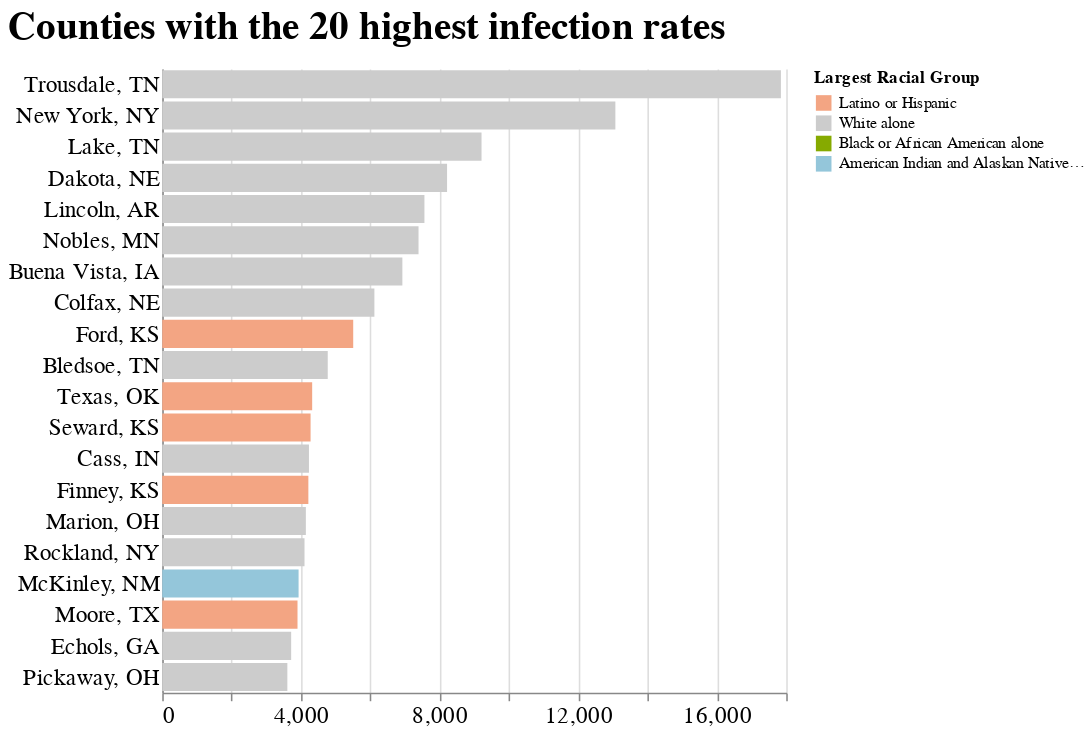

Notebook cell for this chart:
### Code cell
# Dsiplay Infection rate Chart
bar = alt.Chart(
    get_top20_counties_100k(False), 
    title = "Counties with the 20 highest infection rates"
  ).mark_bar().encode(
      x = alt.X('cases_per_100k:Q', title = ''),
      y = alt.Y(
          'county_name:N', sort = '-x',  
          axis = alt.Axis(title = None, ticks = False)), 
      color = alt.Color(
          'largest_racial_group:N', 
          scale = color_scale, 
          legend = alt.Legend(
              title = 'Largest Racial Group'))
  )

(bar).configure_title(font = 'monospace', 
                   anchor = 'start',
                   dy = -10,
                   fontSize = 25 ) \
  .configure_view(stroke = 'transparent') \
  .configure_axis(labelFont = 'monospace', labelFontSize = 15) \
  .properties(width = 400)

### Figure 1 — Vega-Lite specification as saved in the notebook (floating-point values rounded to 4 significant figures)
{"config": {"view": {"continuousWidth": 400, "continuousHeight": 300, "stroke": "transparent"}, "axis": {"labelFont": "monospace", "labelFontSize": 15}, "title": {"anchor": "start", "dy": -10, "font": "monospace", "fontSize": 25}}, "data": {"name": "data-ddb31527c7019eadb890d6ff615fcf9b"}, "mark": "bar", "encoding": {"color": {"type": "nominal", "field": "largest_racial_group", "legend": {"title": "Largest Racial Group"}, "scale": {"domain": ["Latino or Hispanic", "White alone", "Black or African American alone", "American Indian and Alaskan Native alone"], "range": ["#f3a583", "#cccccc", "#86aa00", "#94c6da"]}}, "x": {"type": "quantitative", "field": "cases_per_100k", "title": ""}, "y": {"type": "nominal", "axis": {"ticks": false, "title": null}, "field": "county_name", "sort": "-x"}}, "title": "Counties with the 20 highest infection rates", "width": 400, "$schema": "https://vega.github.io/schema/vega-lite/v4.8.1.json", "datasets": {"data-ddb31527c7019eadb890d6ff615fcf9b": [{"county_name": "Trousdale, TN", "cases_per_100k": 17850.0, "largest_racial_group": "White alone"}, {"county_name": "New York, NY", "cases_per_100k": 13070.0, "largest_racial_group": "White alone"}, {"county_name": "Lake, TN", "cases_per_100k": 9210.0, "largest_racial_group": "White alone"}, {"county_name": "Dakota, NE", "cases_per_100k": 8216.0, "largest_racial_group": "White alone"}, {"county_name": "Lincoln, AR", "cases_per_100k": 7563.0, "largest_racial_group": "White alone"}, {"county_name": "Nobles, MN", "cases_per_100k": 7393.0, "largest_racial_group": "White alone"}, {"county_name": "Buena Vista, IA", "cases_per_100k": 6927.0, "largest_racial_group": "White alone"}, {"county_name": "Colfax, NE", "cases_per_100k": 6120.0, "largest_racial_group": "White alone"}, {"county_name": "Ford, KS", "cases_per_100k": 5509.0, "largest_racial_group": "Latino or Hispanic"}, {"county_name": "Bledsoe, TN", "cases_per_100k": 4774.0, "largest_racial_group": "White alone"}, {"county_name": "Texas, OK", "cases_per_100k": 4325.0, "largest_racial_group": "Latino or Hispanic"}, {"county_name": "Seward, KS", "cases_per_100k": 4279.0, "largest_racial_group": "Latino or Hispanic"}, {"county_name": "Cass, IN", "cases_per_100k": 4232.0, "largest_racial_group": "White alone"}, {"county_name": "Finney, KS", "cases_per_100k": 4215.0, "largest_racial_group": "Latino or Hispanic"}, {"county_name": "Marion, OH", "cases_per_100k": 4143.0, "largest_racial_group": "White alone"}, {"county_name": "Rockland, NY", "cases_per_100k": 4104.0, "largest_racial_group": "White alone"}, {"county_name": "McKinley, NM", "cases_per_100k": 3933.0, "largest_racial_group": "American Indian and Alaskan Native alone"}, {"county_name": "Moore, TX", "cases_per_100k": 3902.0, "largest_racial_group": "Latino or Hispanic"}, {"county_name": "Echols, GA", "cases_per_100k": 3719.0, "largest_racial_group": "White alone"}, {"county_name": "Pickaway, OH", "cases_per_100k": 3609.0, "largest_racial_group": "White alone"}]}}
